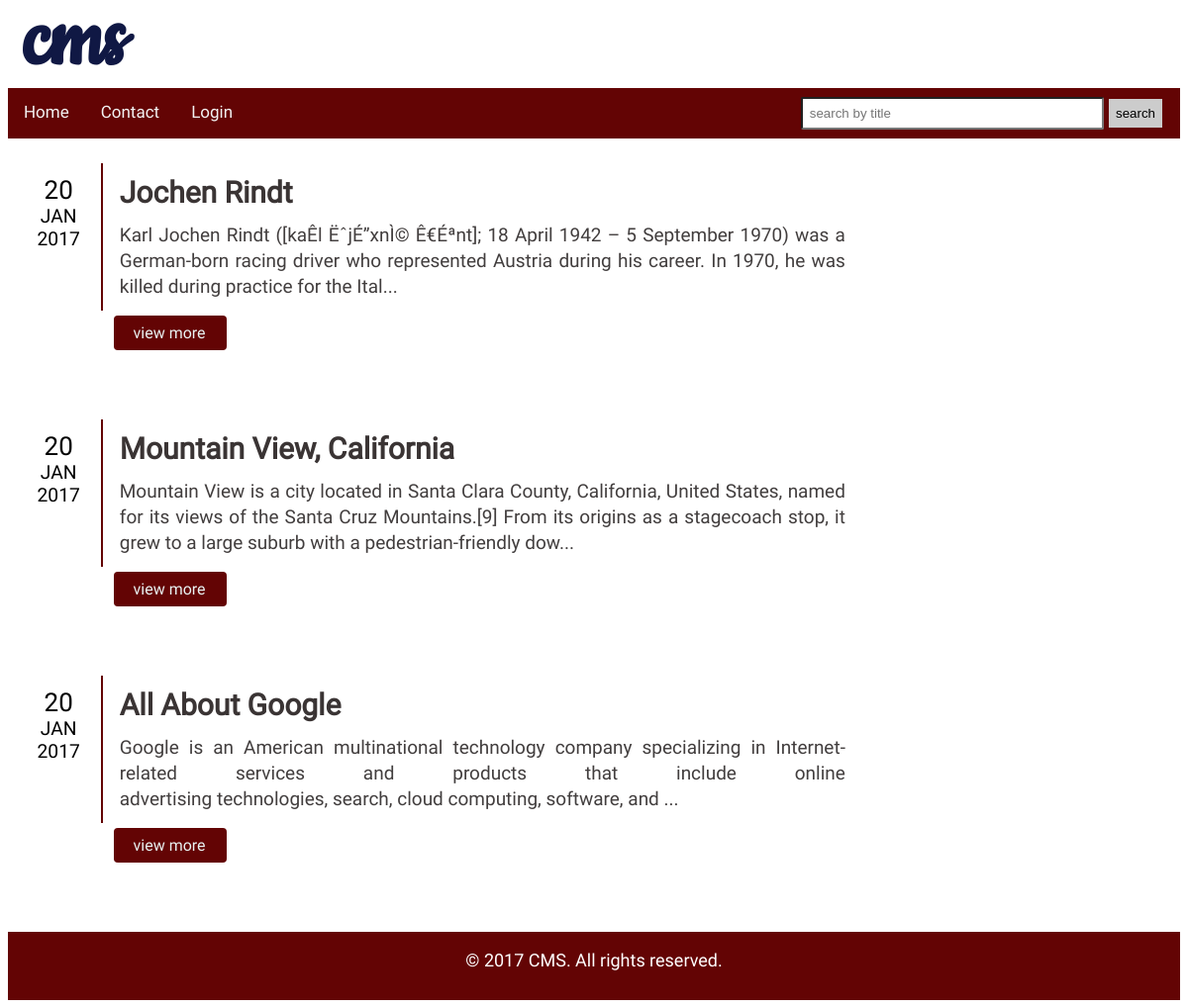
/CMS/index.php, run on the app's committed database.
### tables this page shows
CREATE TABLE `posts` (
  `post_id` int(11) NOT NULL,
  `post_title` varchar(255) NOT NULL,
  `post_body` text NOT NULL,
  `date` date NOT NULL
);

### CMS/php/functions.php (the view, shortened to what this page needs)
<?php
  function setConnection()
    { $conn;
         try{
         $conn=new PDO("mysql:dbname=cms;host:localhost","root","root");
         $conn->setAttribute(PDO::ATTR_ERRMODE,PDO::ERRMODE_EXCEPTION);
         return $conn;
         }catch(PDOException $e)
         {
             $e->getMessage();
         }
         return $conn;
     }
function fetchPosts(){
$conn=setConnection();
$result=getPosts($conn);
$postContent="";
foreach($result as $row)
{
    $date=$row["date"];
   $dateArr=explode("-",$date);
   $year=$dateArr[0];
   $month=$dateArr[1];
   $monthStr=getMonth($month);
   $day=$dateArr[2];
   $bodyCont=$row["post_body"];
   $bodyCont= strip_tags($bodyCont);
   if(strlen($bodyCont)>=250)
   {
       $bodyCont=substr($bodyCont,0,249);
       $bodyCont.="...";
   }
   $postContent.="<div class=\"blog-post\">
            <div class=\"date\">
                <div class=\"day\">".$day.
                "</div>
                <div class=\"month\">".$monthStr.
                "</div>
                <div class=\"year\">".
                    $year.
                "</div>
            </div>
            <div class=\"post-summary\">
                <a href=\"/CMS/php/viewPost.php?postID=".$row["post_id"]."\" class=\"index-title\"><p>".$row["post_title"]."</p></a>
                <div class=\"index-summary\">".$bodyCont."</div>
            </div>
            <div class=\"view-more\">
                <a href=\"/CMS/php/viewPost.php?postID=".$row["post_id"]."\" type=\"button\" class=\"view-btn\">view more</a>
            </div>
        </div>";
}
return $postContent;
}
function getPosts($conn)
{
    try{
     $returnQuery=$conn->query("select * from posts order by post_id desc");
    }
    catch(PDOException $e){
       $e->getMessage();
    }
    return $returnQuery;
}
     function getMonth($m)
     {
         $month="";
         switch($m){
         case 1:
             $month="JAN";
             break;
         }
         return $month;
     }
?>

### CMS/index.php (shortened to what this page needs)
<!DOCTYPE html>
<html>
    <head>
        <link rel="stylesheet" href="resources/css/style.css"/>
    </head>
    <body>
        <?php
        require_once 'php/header.php';
        require_once 'php/functions.php';
        $posts=fetchPosts();
        echo $posts;
        require_once 'php/footer.php';
        ?>
    </body>
</html>

### CMS/php/header.php
<h1 style="padding-left:15px;"><a href="/CMS" id="brand">cms</a></h1>
<ul id="menu">
    <li><a href="/CMS">Home</a></li>
   <?php if((isset($_SESSION["userid"])) && (isset($_SESSION["isadmin"])))
   {?>
    <li><a href="/CMS/php/userSetting.php">Change Credentials</a></li>
    <li><a href="/CMS/php/viewContacts.php">View Contacts</a></li>
    <li><a href="/CMS/php/logout.php">Logout</a></li>
    <li><a href="/CMS/php/createPosts.php">Create Posts</a></li>
    <li><a href="/CMS/php/postsList.php">View Posts</a></li>
    <?php }else{ ?>
    <li><a href="/CMS/php/contact.php">Contact</a></li>
    <li><a href="/CMS/php/login.php">Login</a></li>
    <li>
        <form method="post" id="searchForm" action="/CMS/php/search.php">
            <input type="text" name="term" placeholder="search by title" />
            <input type="submit" value="search"/>
        </form>
    </li>
     <?php } ?>
</ul>

### CMS/php/footer.php
<div id="footer">&copy; <?php echo date('Y')?> CMS. All rights reserved.</div>

### CMS/resources/css/style.css (style rules this page uses)
#brand:active,#brand:hover,#brand:visited,#brand:link { font-family: "Cookie",cursive; color: #101844; font-size: 100px; line-height: 49px; margin: 0px; text-decoration:none; }
body { font-family:"Roboto",sans-serif; font-size:13px; }
#menu { list-style-type: none !important; padding: 0; margin: 0; overflow: hidden; background-color: #630404; height:51px; }
#menu li { float:left; }
#menu li:nth-child(4) { float:right; }
#menu li a { display:inline-block; color:#f2f2f2; text-align:center; padding:14px 16px; text-decoration:none; font-size:17px; }
#searchForm { padding:14px 16px; }
#searchForm input[type=text] { width: 288px; margin-top: -5px; border-radius: 2px; padding: 7px; }
#searchForm input[type=submit] { margin-top: -7px; border: 2px solid #630404; border-radius: 2px; padding: 7px; background: #ccc; }
.blog-post { height: 200px; margin-top: 25px; width: 72%; margin-bottom: 5%; }
.date { height: 137px; float: left; margin-left: 1%; width: 10%; padding-top: 12px; border-right: 2px solid #630404; margin-right: 1%; }
.post-summary { height: 149px; float: left; margin-left: 1%; width: 86%; overflow: hidden; text-overflow: ellipsis; }
.index-title:link,.index-title:visited,.index-title:hover,.index-title:active,.no-result { color: #3a3434; cursor: pointer; font-weight: bold; font-size: 30px !important; text-decoration:none; line-height: 0px; }
.index-summary { color: #423e3e; font-size: 19px; text-align: justify; line-height: 26px; }
.view-more { clear: both; height: 47px; padding-top:5px; }
.view-btn { display: block; margin-left: 12.5%; margin-top: 0%; width: 74px; text-decoration: none; background: #630404; color: #e9f2f2; padding: 8px 20px; font-size: 16px; border-radius: 4px; }
.day { text-align: center; font-size: 200%; }
.month { text-align: center; font-size: 148%; }
.year { text-align: center; font-size: 148%; }
#footer { background: #630404; height: 51px; text-align: center; margin-top: 1%; color: white; font-size: 18px; padding-top: 18px; }

### data on the page
posts: date "20", date "JAN", date "2017", post_title "Jochen Rindt", post_body "Karl Jochen Rindt ([kaÊl ËˆjÉ”χnÌ© Ê€Éªnt]; 18 April 1942 – 5 September 1970) was a German-born racing driver who represented Austria during his career. In 1970, he was killed during practice for the Ital..."
posts: date "20", date "JAN", date "2017", post_title "Mountain View, California", post_body "Mountain View is a city located in Santa Clara County, California, United States, named for its views of the Santa Cruz Mountains.[9] From its origins as a stagecoach stop, it grew to a large suburb with a pedestrian-friendly dow..."
posts: date "20", date "JAN", date "2017", post_title "All About Google", post_body "Google is an American multinational technology company specializing in Internet-related services and products that include online advertising technologies, search, cloud computing, software, and ..."
